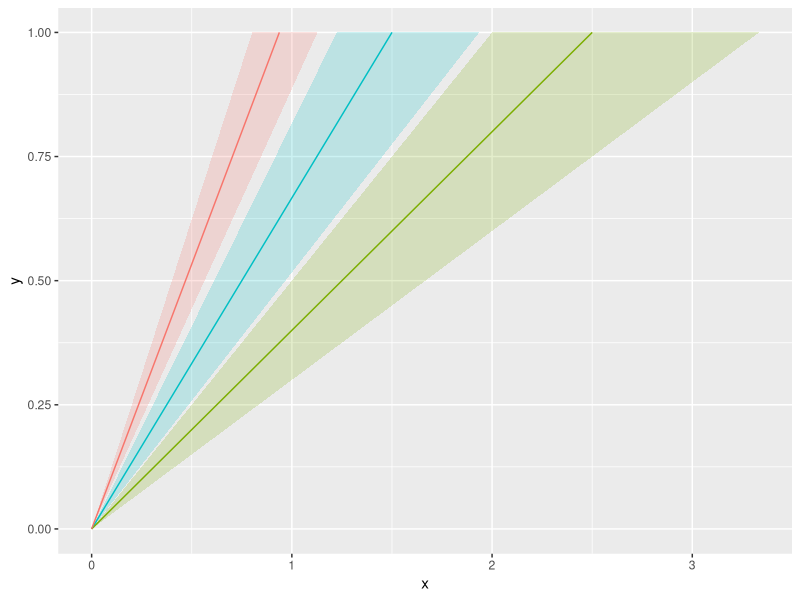
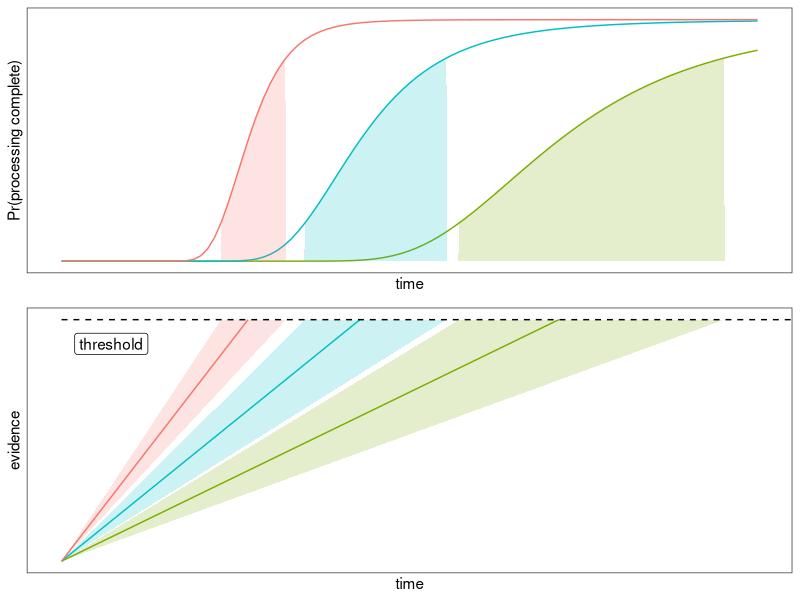

These charts were generated, in order, by the following R code: (Note: this script raises an error after producing the figures.)

library(tidyverse)
library(magrittr)
library(ggplot2)


gg_color_hue <- function(n) {
  hues = seq(15, 375, length = n + 1)
  hcl(h = hues, l = 65, c = 100)[1:n]
}

gg_color_hue(3)

# high (blue)  #00bfc4
# low (green) #7cae00

color_high <- "#00bfc4"
color_low  <- "#7cae00"
color_amb  <- "#F8766D"
plot_x_limits = c(0, 3.5)

{
slope_high <- 1/1.5
slope_low <- 1/2.5
slope_amb <- slope_high + slope_low

inv_slope_sd_high = .15
inv_slope_sd_low  = .1
inv_slope_sd_amb  = sqrt(inv_slope_sd_high^2 + inv_slope_sd_low^2)

df_high <- data.frame(x = c(0, 1/slope_high), y = c(0, 1))
df_low  <- data.frame(x = c(0, 1/slope_low),  y = c(0, 1))
df_amb  <- data.frame(x = c(0, 1/slope_amb),  y = c(0, 1))

p <-
ggplot() + geom_line(data = df_high, aes(x, y), color = color_high) + 
            geom_line(data = df_low, aes(x, y), color = color_low) + 
            geom_line(data = df_amb, aes(x, y), color = color_amb)

p

df_band_amb <- data.frame(group = c(1,1,1), polygon.x = c(0, 1/(slope_amb+inv_slope_sd_amb), 1/(slope_amb-inv_slope_sd_amb) ), polygon.y = c(0,1,1))
df_band_high <- data.frame(group = c(1,1,1), polygon.x = c(0, 1/(slope_high+inv_slope_sd_high), 1/(slope_high-inv_slope_sd_high) ), polygon.y = c(0,1,1))
df_band_low <- data.frame(group = c(1,1,1), polygon.x = c(0, 1/(slope_low+inv_slope_sd_low), 1/(slope_low-inv_slope_sd_low) ), polygon.y = c(0,1,1))

p <-
p + geom_polygon( data = df_band_low, aes(x=polygon.x, y=polygon.y, group=group), alpha = .2, fill = color_low) + 
    geom_polygon( data = df_band_high, aes(x=polygon.x, y=polygon.y, group=group), alpha = .2, fill = color_high) + 
    geom_polygon( data = df_band_amb, aes(x=polygon.x, y=polygon.y, group=group), alpha = .2, fill = color_amb)
p
}

p <- p + theme_bw() + scale_x_continuous(breaks = NULL, limits = plot_x_limits) + scale_y_continuous(breaks = NULL) + 
          ylab("evidence") + xlab("time")
p <- p + geom_line(data=data.frame(x=c(0, Inf), y=c(1,1)), aes(x, y), linetype = "dashed")
p1 <- p + geom_label(aes(x=.25, y=0.9, label = "threshold" #label = "decision\nthreshold"
                         ), colour = "black",  position= position_dodge(width=1))

# ********************************************************************************************************************************************** #

recinormal_bounds <- function(x, mean, sd, bleft, bright) {
  ifelse(x >= bleft & x <= bright, 1-pnorm(1/x_grid, mean = mean, sd = sd), 0)
}

x_grid <- seq(plot_x_limits[1], plot_x_limits[2], .005)
df_ecdf_low  <- data.frame(x = x_grid, y = recinormal_bounds(x_grid, slope_low, 1*inv_slope_sd_low, df_band_low$polygon.x[2], df_band_low$polygon.x[3]) )
df_ecdf_high <- data.frame(x = x_grid, y = recinormal_bounds(x_grid, slope_high, 1*inv_slope_sd_high, df_band_high$polygon.x[2], df_band_high$polygon.x[3]) )
df_ecdf_amb  <- data.frame(x = x_grid, y = recinormal_bounds(x_grid, slope_amb, 1*inv_slope_sd_amb, df_band_amb$polygon.x[2], df_band_amb$polygon.x[3]) )

p2 <- 
  ggplot() + 
  stat_function(fun = function(x) 1-pnorm(1/x, mean = slope_low, sd = 1*inv_slope_sd_low ), color = color_low ) + 
  geom_area(data = df_ecdf_low, aes(x=x, y=y), fill = color_low, alpha = .2) +
  stat_function(fun = function(x) 1-pnorm(1/x, mean = slope_high, sd = 1*inv_slope_sd_high ), color = color_high ) + 
  geom_area(data = df_ecdf_high, aes(x=x, y=y), fill = color_high, alpha = .2) +
  stat_function(fun = function(x) 1-pnorm(1/x, mean = slope_amb, sd = 1*inv_slope_sd_amb ), color = color_amb ) + 
  geom_area(data = df_ecdf_amb, aes(x=x, y=y), fill = color_amb, alpha = .2)

p2 <- p2 + scale_x_continuous(breaks = NULL, limits = plot_x_limits) + scale_y_continuous(breaks = NULL) + 
           ylab("Pr(processing complete)") + xlab("time") + theme_bw()

library(ggpubr)

p <- ggarrange(p2 , p1, nrow = 2)


z = .8
ggsave(p, file = path_illustration_prediction_cdf_coactive, height = z*6, width = z*7.26, device = cairo_pdf)

